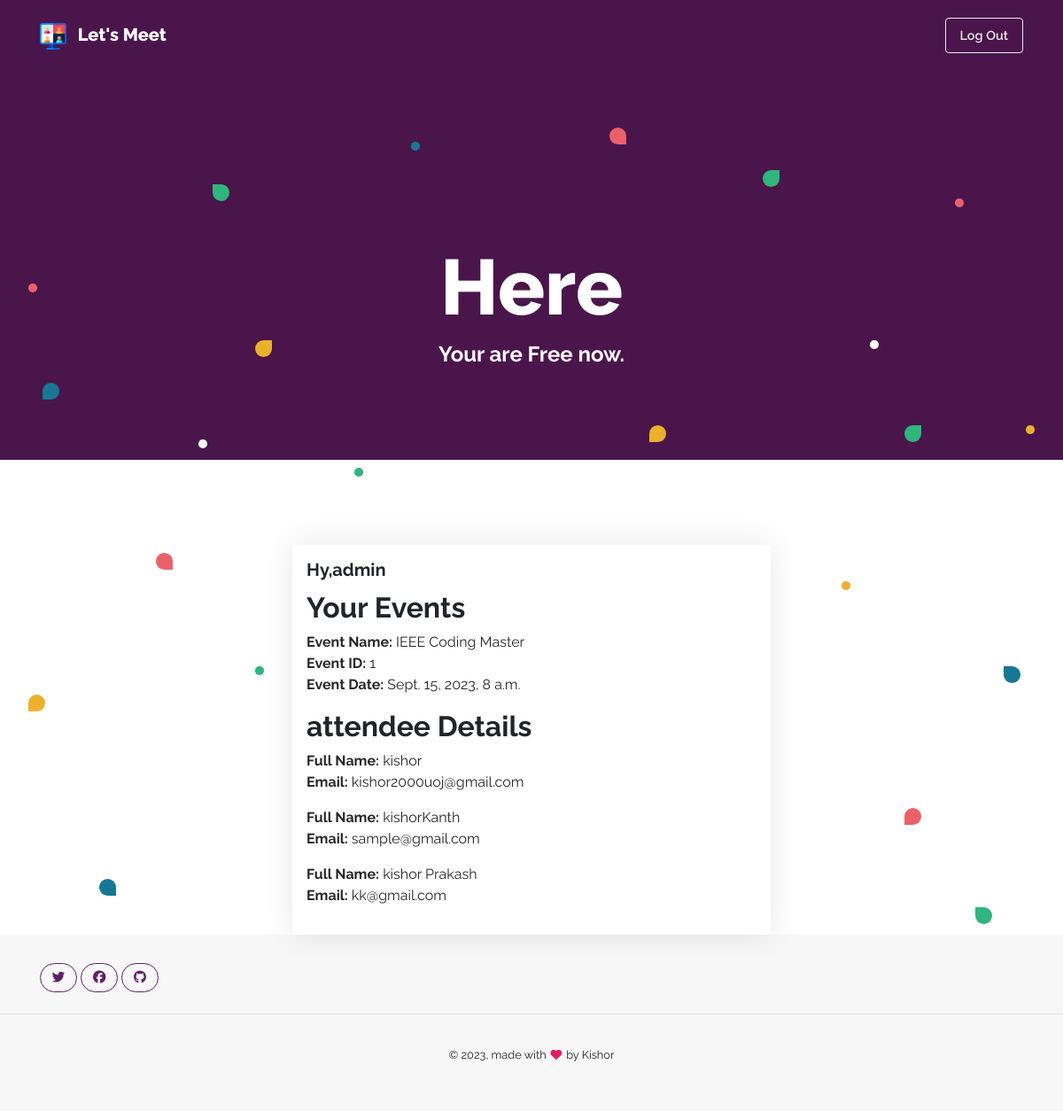
The app's page /dashboard/ (signed in) with its own data.
### meetApp/models.py (models this page shows)
class Event(models.Model):
    name = models.CharField(max_length=255)
    description = models.TextField()
    start_date = models.DateTimeField()
    end_date = models.DateTimeField()
    location = models.CharField(max_length=255)

class Attendee(models.Model):
    name = models.CharField(max_length=255)
    email = models.EmailField()

### meetApp/views.py (the view)
# urls.py: path('dashboard/',views.Dashboard,name="dashboard"),
def Dashboard(request):
    events = Event.objects.all()
    attendees = Attendee.objects.all()
    return render(request, 'dashboard.html', {'events': events, 'attendees': attendees})

### templates/dashboard.html (shortened to what this page needs)
{% load static %}
<!DOCTYPE html>
<html lang="en">
<head>
    <link rel="stylesheet" href="{% static 'vendor/bootstrap/bootstrap.min.css' %}">
    <link rel="stylesheet" href="{% static 'css/lazy.css' %}">
    <link rel="stylesheet" href="{% static 'css/demo.css' %}">
    <link href="{% static 'fontawesomefree/css/all.min.css' %}" rel="stylesheet" type="text/css">
  </head>
  <body class="index">
      <nav class="navbar navbar-expand-lg navbar-dark bg-primary">
      <div class="container">
        <a class="navbar-brand" href="./"><img src="{% static 'img\videoconference.png' %}" alt="Example Navbar 1" class="mr-2" height="30"> Let's Meet</a>
          <ul class="navbar-nav ml-auto">
            <li class="nav-item">
              <a class="btn btn-outline-light" href="index">
                Log Out
              </a>
            </li>
          </ul>
        </div>
    </nav>
	<div class="page-hero bg-primary text-white" id="banner">
		<div class="bubbles d-none d-md-block">
      <div class="bubble bubble-1 rotate-bubble bg-warning"></div>
      <div class="bubble bubble-2 bubble-bottom-right bg-danger rotate-bubble"></div>
      <div class="bubble bubble-3 bubble-top-right bg-warning rotate-bubble"></div>
      <div class="bubble bubble-4 bubble-top-left bg-info rotate-bubble"></div>
      <div class="bubble bubble-5 bg-info rotate-bubble"></div>
      <div class="bubble bubble-6 bubble-bottom-right bg-danger rotate-bubble"></div>
      <div class="bubble bubble-7 bubble-top-right bg-success rotate-bubble"></div>
      <div class="bubble bubble-8 bubble-top-left bg-success rotate-bubble"></div>
      <div class="bubble bubble-9 bg-warning rotate-bubble"></div>
      <div class="bubble bubble-10 bg-danger rotate-bubble"></div>
      <div class="bubble bubble-11 bubble-bottom-right bg-info rotate-bubble"></div>
      <div class="bubble bubble-12 bubble-top-right bg-success rotate-bubble"></div>
      <div class="bubble bubble-13 bubble-top-left bg-success rotate-bubble"></div>
      <div class="circle circle-1 bg-light rotate-circle"></div>
      <div class="circle circle-2 bg-success rotate-circle"></div>
      <div class="circle circle-3 bg-danger rotate-circle"></div>
      <div class="circle circle-4 bg-info rotate-circle"></div>
      <div class="circle circle-5 bg-success rotate-circle"></div>
      <div class="circle circle-7 bg-warning rotate-circle"></div>
      <div class="circle circle-8 bg-white rotate-circle"></div>
      <div class="circle circle-9 bg-warning rotate-circle"></div>
      <div class="circle circle-10 bg-danger rotate-circle"></div>
		</div>
  	<div class="container">
      <div class="row">
        <div class="col-12 col-lg-8  offset-lg-2 text-center">
	          <div class="title">
	            <h4 class="display-2 text-white">Here</h4>
	            <h4 class="text-white">Your are Free now.</h4>
	          </div>
        </div>
      </div>
    </div>
	</div>
  </head>
<br>
<br>
<div class="container mt-5">
    <div class="row">
        <div class="col-md-6 offset-md-3">
            <div class="card">
                <div class="card-body">
                    <h5 class="card-title">Hy,{{ user.username }}</h5>
                    <h2>Your Events</h2>
                      {% for event in events %}
                        <p>
                          <strong>Event Name:</strong> {{ event.name }} <br>
                          <strong>Event ID:</strong> {{ event.id }} <br>
                          <strong>Event Date:</strong> {{ event.start_date }} <br>
                        </p>
                      {% endfor %}
                    <h2>attendee Details </h2>
                      {% for attendee in attendees %}
                        <p>
                          <strong>Full Name:</strong> {{ attendee.name }} <br>
                          <strong>Email:</strong> {{ attendee.email }} <br>
                        </p>
                    {% endfor %}
                </div>
            </div>
        </div>
    </div>
</div>
<footer class="footer-1 bg-light text-dark">
  <div class="container">
    <div class="social mt-4 mt-md-0">
      <a class="twitter btn btn-outline-primary btn-icon" href="#" target="_blank">
        <i class="fab fa-twitter"></i>
      </a>
      <a class="facebook btn btn-outline-primary btn-icon" href="#" target="_blank">
        <i class="fab fa-facebook"></i>
      </a>
      <a class="github btn btn-outline-primary btn-icon" href="#" target="_blank">
        <i class="fab fa-github"></i>
      </a>
    </div>
  </div>
  <div class="copyright text-center">
    <hr />
    <p class="small">&copy; 2023, made with <span class="text-danger"><i class="fas fa-heart"></i></span> by Kishor</p>
  </div>
  </footer>
    </body>
  </html>

### static/css/lazy.css (style rules this page uses)
.bg-primary { background-color:#4A154B !important }
.bg-success { background-color:#2EB67D !important }
.bg-info { background-color:#167895 !important }
.bg-warning { background-color:#EBB12B !important }
.bg-danger { background-color:#EB616A !important }
.bg-light { background-color:#F7F7F7 !important }
.bg-white { background-color:#fff !important }
.btn,.navbar .navbar-nav>a.btn { font-weight:600;font-size:.9rem;border-radius:.25rem;padding:.5rem 1rem;-webkit-transition:all 150ms linear;-moz-transition:all 150ms linear;-o-transition:all 150ms linear;-ms-transition:all 150ms linear;transition:all 150ms linear }
.btn.btn-icon,.navbar .navbar-nav>a.btn.btn-icon { padding:.5rem .8rem;border-radius:4rem }
.btn-outline-primary { border:1px solid #611F6A;color:#611F6A }
.btn-outline-light { border:1px solid #EBEAEB;color:#EBEAEB }
body { font-weight:400;font-family:"Raleway",sans-serif;color:#282828 }
h1,h2,h3,h4,h5,h6 { font-weight:700;color:#212529 }
.display-1,.display-2,.display-3,.display-4,.display-5,.display-6 { font-weight:800 }
.text-danger { color:#E01E5B !important }
.text-white { color:#fff !important }
.text-dark { color:#212529 !important }
.navbar { padding:1.2rem 1rem }
.navbar .navbar-brand { font-weight:800 }
.card { border-radius:0;border:none;box-shadow:0 0 2rem rgba(0,0,0,0.1);transition:transform 800ms cubic-bezier(0.165, 0.84, 0.44, 1) }
.card .card-body { padding:1rem }
.circle { width:.6rem;height:.6rem;border-radius:50%;background-color:#611F6A }
.bubble,.bubble.bubble-bottom-right,.bubble.bubble-bottom-left,.bubble.bubble-top-right,.bubble.bubble-top-left { width:1.2rem;height:1.2rem;background-color:#611F6A }
.bubble,.bubble.bubble-bottom-left { border-radius:50% 50% 50% 0% }
.bubble.bubble-bottom-right { border-radius:50% 50% 0% 50% }
.bubble.bubble-top-right { border-radius:50% 0% 50% 50% }
.bubble.bubble-top-left { border-radius:0% 50% 50% 50% }
.rotate-circle { position:absolute;animation:rotate 5s linear infinite }
.rotate-bubble { position:absolute;animation:rotate 10s linear infinite }
.footer-1 { padding:2rem 0rem 1rem }
.footer-1 .copyright { padding-top:.5rem }
.footer-1 .copyright p { padding:.5rem }
.footer-1 .copyright p i { margin:1rem .1rem }

### static/css/demo.css (style rules this page uses)
.index .bubbles { position:relative;width:100% }
.index .bubbles .bubble-1 { top:32rem;left:2rem }
.index .bubbles .bubble-2 { top:22rem;left:11rem }
.index .bubbles .bubble-3 { top:7rem;left:18rem }
.index .bubbles .bubble-4 { top:30rem;right:3rem }
.index .bubbles .bubble-5 { top:10rem;left:3rem }
.index .bubbles .bubble-6 { top:-8rem;left:43rem }
.index .bubbles .bubble-7 { top:-5rem;right:20rem }
.index .bubbles .bubble-8 { top:47rem;right:5rem }
.index .bubbles .bubble-9 { top:13rem;right:28rem }
.index .bubbles .bubble-10 { top:40rem;right:10rem }
.index .bubbles .bubble-11 { top:45rem;left:7rem }
.index .bubbles .bubble-12 { top:13rem;right:10rem }
.index .bubbles .bubble-13 { top:-4rem;left:15rem }
.index .bubbles .circle-1 { top:14rem;left:14rem }
.index .bubbles .circle-2 { top:16rem;left:25rem }
.index .bubbles .circle-3 { top:3rem;left:2rem }
.index .bubbles .circle-4 { top:-7rem;left:29rem }
.index .bubbles .circle-5 { top:30rem;left:18rem }
.index .bubbles .circle-7 { top:13rem;right:2rem }
.index .bubbles .circle-8 { top:7rem;right:13rem }
.index .bubbles .circle-9 { top:24rem;right:15rem }
.index .bubbles .circle-10 { top:-3rem;right:7rem }
.index .page-hero { padding:3rem 1rem }
@media screen and (min-width: 768px) { .index .page-hero { padding:12rem 0rem 6rem } }

### records on screen
Event: name "IEEE Coding Master", id "1", start_date "Sept. 15, 2023, 8 a.m."
Attendee: name "kishor", email "kishor2000uoj@gmail.com"
Attendee: name "kishorKanth", email "sample@gmail.com"
Attendee: name "kishor Prakash", email "kk@gmail.com"

### other values on screen
{{ user.username }} "admin"
